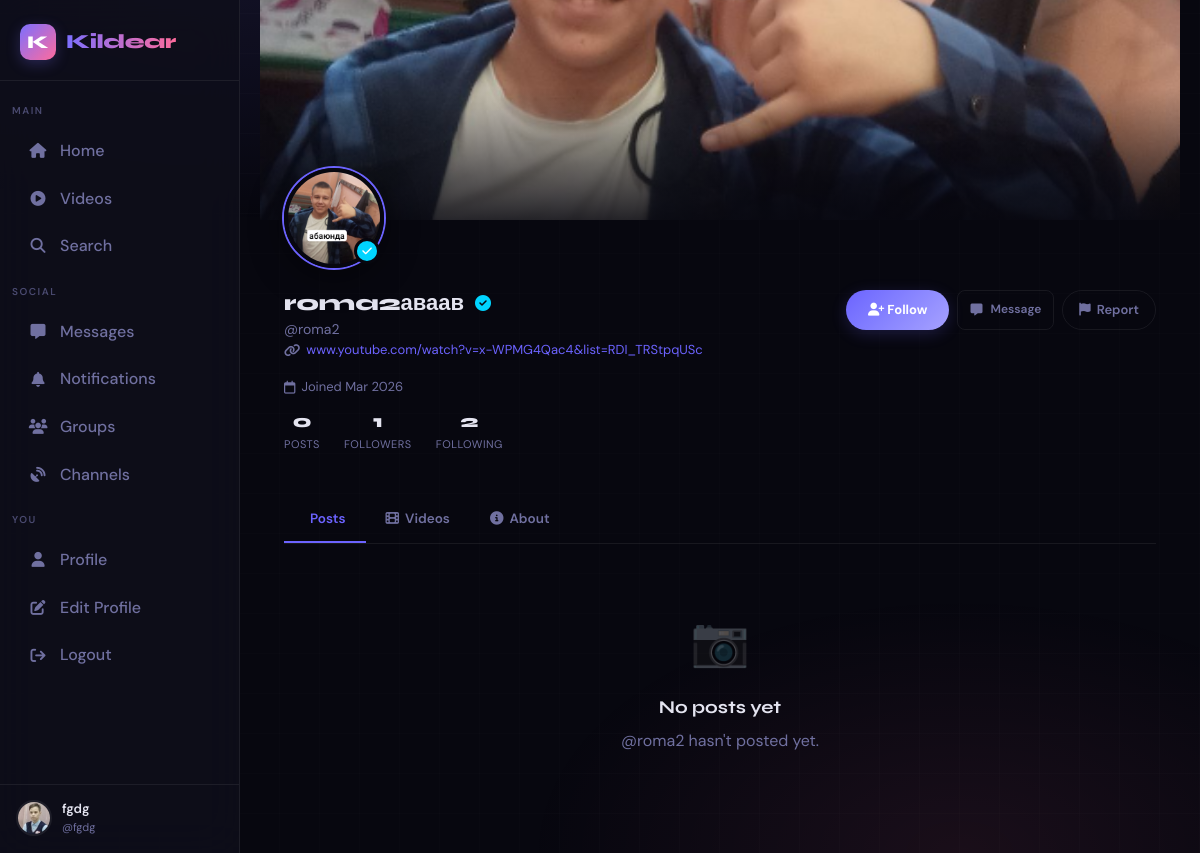
The app's page /u/roma2 (signed in) with its own data.
### app.py (models this page shows, shortened)
class User(UserMixin, db.Model):
    id              = db.Column(db.Integer, primary_key=True)
    username        = db.Column(db.String(40), unique=True, nullable=False)
    email           = db.Column(db.String(120), unique=True, nullable=False)
    password_hash   = db.Column(db.String(256), nullable=False)
    display_name    = db.Column(db.String(60), default="")
    bio             = db.Column(db.String(500), default="")
    avatar          = db.Column(db.String(300), default="/static/default_avatar.png")
    cover_photo     = db.Column(db.String(300), default="")
    website         = db.Column(db.String(200), default="")
    location        = db.Column(db.String(100), default="")
    accent_color    = db.Column(db.String(7), default="#6c63ff")
    is_private      = db.Column(db.Boolean, default=False)
    is_verified     = db.Column(db.Boolean, default=False)
    is_banned       = db.Column(db.Boolean, default=False)
    is_admin        = db.Column(db.Boolean, default=False)
    is_online       = db.Column(db.Boolean, default=False)
    last_seen       = db.Column(db.DateTime, default=datetime.utcnow)
    created_at      = db.Column(db.DateTime, default=datetime.utcnow)
    two_factor_enabled = db.Column(db.Boolean, default=False)
    two_factor_secret  = db.Column(db.String(32), nullable=True)
    failed_logins   = db.Column(db.Integer, default=0)
    locked_until    = db.Column(db.DateTime, nullable=True)
    posts          = db.relationship("Post", backref="author", lazy="dynamic",
                                     foreign_keys="Post.user_id")
    sent_msgs      = db.relationship("Message", backref="sender", lazy="dynamic",
                                     foreign_keys="Message.sender_id")
    recv_msgs      = db.relationship("Message", backref="receiver", lazy="dynamic",
                                     foreign_keys="Message.receiver_id")
    notifications  = db.relationship("Notification", backref="recipient", lazy="dynamic",
                                     foreign_keys="Notification.user_id")
    comments       = db.relationship("Comment", backref="author", lazy="dynamic")
    owned_groups   = db.relationship("Group", backref="owner", lazy="dynamic")
    owned_channels = db.relationship("Channel", backref="owner", lazy="dynamic")
    login_history  = db.relationship("LoginHistory", backref="user", lazy="dynamic")
    blocked_users = db.relationship(
        "User", secondary=blocks,
        primaryjoin=blocks.c.blocker_id == id,
        secondaryjoin=blocks.c.blocked_id == id,
        backref=db.backref("blocked_by", lazy="dynamic"),
        lazy="dynamic",
    )
    following = db.relationship(
        "User", secondary=follows,
        primaryjoin=follows.c.follower_id == id,
        secondaryjoin=follows.c.followed_id == id,
        backref=db.backref("followers", lazy="dynamic"),
        lazy="dynamic",
    )
    def is_following(self, user):
        return self.following.filter(follows.c.followed_id == user.id).count() > 0
    def is_blocked(self, user):
        return self.blocked_users.filter(blocks.c.blocked_id == user.id).count() > 0
    @property
    def follower_count(self):  return self.followers.count()
    @property
    def following_count(self): return self.following.count()
    @property
    def post_count(self):      return self.posts.count()

### app.py (the view)
@app.route("/u/<username>")
@login_required
def profile(username):
    user       = User.query.filter(func.lower(User.username) == username.lower()).first_or_404()
    is_blocked = current_user.is_blocked(user) if user.id != current_user.id else False
    page       = request.args.get("page", 1, type=int)
    tab        = request.args.get("tab", "posts")
    posts = videos = []
    if not is_blocked:
        posts  = user.posts.order_by(Post.created_at.desc()).paginate(
                     page=page, per_page=12, error_out=False)
        videos = user.posts.filter_by(media_type="video")\
                     .order_by(Post.created_at.desc()).limit(12).all()
    return render_template("profile.html", user=user, posts=posts, videos=videos,
                           is_own=(user.id == current_user.id),
                           is_following=current_user.is_following(user) if user.id != current_user.id else False,
                           is_blocked=is_blocked, tab=tab)

### app.py (called while the page is built, shortened)
def _get_client_ip() -> str:
    forwarded = request.headers.get('X-Forwarded-For', '')
    real_ip = request.headers.get('X-Real-IP', '')
    if real_ip:
        try:
            ip_address(real_ip)
            return real_ip
        except (ValueError, AddressValueError):
            pass
    return request.remote_addr or '0.0.0.0'

@app.before_request
def before_request_hook():
    ip = _get_client_ip()
    g.client_ip = ip
    security.track_concurrent(ip, +1)
    allowed, status = security.process_request(request)

@login_mgr.user_loader
def load_user(user_id):
    return db.session.get(User, int(user_id))

    def _is_trusted(self, ip_str: str) -> bool:
        try:
            addr = ip_address(ip_str)
            return any(addr in net for net in self.TRUSTED_NETWORKS)
        except (ValueError, AddressValueError):
            return False

    def track_concurrent(self, ip: str, delta: int):
        self._concurrent[ip] += delta
        if self._concurrent[ip] > 50:
            self._temp_ban(ip, f"connection flood ({self._concurrent[ip]} concurrent)")

    def process_request(self, req) -> tuple[bool, int]:
        ip = _get_client_ip()
        if self._is_trusted(ip):
            return True, 200

### templates/profile.html (shortened to what this page needs)
{% extends "base.html" %}
{% block content %}
<div class="profile-page">
  <div class="cover-wrap">
  </div>
  <div class="profile-header">
    <div class="avatar-wrap">
      <img src="{{ user.avatar }}" class="profile-avatar" alt="{{ user.username }}"/>
      {% if user.is_verified %}<div class="verified-badge"><i class="fa-solid fa-check"></i></div>{% endif %}
    </div>
    <div class="profile-meta">
      <div class="profile-info">
        <div class="display-name">
          {{ user.display_name or user.username }}
          {% if user.is_verified %}<i class="fa-solid fa-circle-check verified-icon" style="font-size:16px;color:var(--accent)"></i>{% endif %}
        </div>
        <div class="username-handle">@{{ user.username }}</div>
        <div class="profile-detail-row">
          {% if user.website %}<span><i class="fa-solid fa-link"></i> <a href="{{ user.website }}" target="_blank" rel="noopener">{{ user.website|replace('https://','') }}</a></span>{% endif %}
          <span><i class="fa-regular fa-calendar"></i> Joined {{ user.created_at.strftime('%b %Y') }}</span>
        </div>
        <div class="profile-stats">
          <div class="stat-item">
            <span class="stat-value">{{ user.post_count }}</span>
            <span class="stat-label">Posts</span>
          </div>
          <div class="stat-item" onclick="showFollowers()">
            <span class="stat-value">{{ user.follower_count }}</span>
            <span class="stat-label">Followers</span>
          </div>
          <div class="stat-item" onclick="showFollowing()">
            <span class="stat-value">{{ user.following_count }}</span>
            <span class="stat-label">Following</span>
          </div>
        </div>
      </div>
      <div class="profile-actions">
        {% if is_own %}
          <a href="{{ url_for('edit_profile') }}" class="btn btn-outline">
            <i class="fa-solid fa-pen"></i> Edit Profile
          </a>
        {% else %}
          <div style="display: flex; gap: 8px; flex-wrap: wrap;">
            <button class="btn-follow {% if is_following %}unfollow-state{% else %}follow-state{% endif %}"
                    id="followBtn"
                    onclick="toggleFollow('{{ user.username }}')">
              {% if is_following %}
                <i class="fa-solid fa-user-minus"></i> Unfollow
              {% else %}
                <i class="fa-solid fa-user-plus"></i> Follow
              {% endif %}
            </button>
            <a href="{{ url_for('chat', username=user.username) }}" class="btn btn-outline btn-sm">
              <i class="fa-solid fa-message"></i> Message
            </a>
            <a href="{{ url_for('report_user', user_id=user.id) }}" class="btn-report">
              <i class="fa-solid fa-flag"></i> Report
            </a>
          </div>
        {% endif %}
      </div>
    </div>
  </div>
  <div class="profile-tabs">
    <a href="?tab=posts"   class="tab-btn {% if tab=='posts'  %}active{% endif %}"> Posts</a>
    <a href="?tab=videos"  class="tab-btn {% if tab=='videos' %}active{% endif %}"><i class="fa-solid fa-film"></i> Videos</a>
    <a href="?tab=about"   class="tab-btn {% if tab=='about'  %}active{% endif %}"><i class="fa-solid fa-circle-info"></i> About</a>
  </div>
  {% if tab == 'posts' or not tab %}
    {% if posts.items %}
    <div class="posts-grid">
      {% for post in posts.items %}
      <a href="{{ url_for('view_post', post_id=post.id) }}" class="grid-item">
        {% if post.media_type == 'image' %}
          <img src="{{ post.media_url }}" alt="Post" loading="lazy"/>
        {% elif post.media_type == 'video' %}
          <video src="{{ post.media_url }}" muted preload="none"></video>
          <div class="video-badge"><i class="fa-solid fa-play"></i></div>
        {% else %}
          <div style="width:100%;height:100%;background:var(--surface2);display:flex;align-items:center;justify-content:center;padding:16px;font-size:13px;color:var(--text-muted);text-align:center;line-height:1.5;">
            {{ post.content[:80] }}{% if post.content|length > 80 %}…{% endif %}
          </div>
        {% endif %}
        <div class="grid-item-overlay">
          <span class="stat"><i class="fa-solid fa-heart"></i> {{ post.like_count }}</span>
          <span class="stat"><i class="fa-solid fa-comment"></i> {{ post.comment_count }}</span>
        </div>
      </a>
      {% endfor %}
    </div>
    {% if posts.has_next or posts.has_prev %}
    <div style="display:flex;justify-content:center;gap:10px;padding:16px;">
      {% if posts.has_prev %}<a href="?tab=posts&page={{ posts.prev_num }}" class="btn btn-outline btn-sm">← Previous</a>{% endif %}
      {% if posts.has_next %}<a href="?tab=posts&page={{ posts.next_num }}" class="btn btn-outline btn-sm">Next →</a>{% endif %}
    </div>
    {% endif %}
    {% else %}
    <div class="empty-state">
      <div class="empty-icon">📷</div>
      <h3>No posts yet</h3>
      <p>{% if is_own %}Share your first post!{% else %}@{{ user.username }} hasn't posted yet.{% endif %}</p>
    </div>
    {% endif %}
  {% endif %}
</div>
{% endblock %}

### templates/base.html (shortened to what this page needs)
<!DOCTYPE html>
<html lang="en" data-theme="dark">
<head>
  <link rel="stylesheet" href="https://cdnjs.cloudflare.com/ajax/libs/font-awesome/6.5.0/css/all.min.css"/>
</head>
<body>
<nav class="sidebar" id="sidebar">
  <a href="{{ url_for('index') }}" class="sidebar-logo">
    <div class="logo-mark">K</div>
    <span class="logo-text">Kildear</span>
  </a>
  <span class="nav-section">Main</span>
  <a href="{{ url_for('index') }}"
     class="nav-item {% if request.endpoint == 'index' %}active{% endif %}">
    <i class="fa-solid fa-house"></i> Home
  </a>
  <a href="{{ url_for('video_feed') }}"
     class="nav-item {% if request.endpoint == 'video_feed' %}active{% endif %}">
    <i class="fa-solid fa-play-circle"></i> Videos
  </a>
  <a href="{{ url_for('search') }}"
     class="nav-item {% if request.endpoint == 'search' %}active{% endif %}">
    <i class="fa-solid fa-magnifying-glass"></i> Search
  </a>
  <span class="nav-section">Social</span>
  <a href="{{ url_for('chat_list') }}"
     class="nav-item {% if 'chat' in request.endpoint %}active{% endif %}">
    <i class="fa-solid fa-message"></i> Messages
  </a>
  <a href="{{ url_for('notifications') }}"
     class="nav-item {% if request.endpoint == 'notifications' %}active{% endif %}">
    <i class="fa-solid fa-bell"></i> Notifications
  </a>
  <a href="{{ url_for('groups') }}"
     class="nav-item {% if 'group' in request.endpoint %}active{% endif %}">
    <i class="fa-solid fa-users"></i> Groups
  </a>
  <a href="{{ url_for('channels') }}"
     class="nav-item {% if 'channel' in request.endpoint %}active{% endif %}">
    <i class="fa-solid fa-satellite-dish"></i> Channels
  </a>
  {% if current_user.is_authenticated %}
  <span class="nav-section">You</span>
  <a href="{{ url_for('profile', username=current_user.username) }}"
     class="nav-item {% if request.endpoint == 'profile' and request.view_args.get('username') == current_user.username %}active{% endif %}">
    <i class="fa-solid fa-user"></i> Profile
  </a>
  <a href="{{ url_for('edit_profile') }}"
     class="nav-item {% if request.endpoint == 'edit_profile' %}active{% endif %}">
    <i class="fa-solid fa-pen-to-square"></i> Edit Profile
  </a>
  <a href="{{ url_for('logout') }}" class="nav-item">
    <i class="fa-solid fa-arrow-right-from-bracket"></i> Logout
  </a>
  <div class="sidebar-user">
    <img src="{{ current_user.avatar }}" alt="" class="avatar"/>
    <div class="sidebar-user-info">
      <div class="name truncate">{{ current_user.display_name or current_user.username }}</div>
      <div class="handle">@{{ current_user.username }}</div>
    </div>
  </div>
  {% endif %}
</nav>
<div class="app-shell">
  <div class="main-content">
    {% block content %}{% endblock %}
  </div>
</div>
</body>
</html>

### records on screen
User: avatar (picture), display_name "fgdg", username "fgdg"
User: avatar (picture), display_name "roma2аваав", username "roma2", website "www.youtube.com/watch?v=x-WPMG4Qac4&list=RDI_TRStpqUSc", created_at "Mar 2026"

### other values on screen
{{ user.post_count }} "0"
{{ user.follower_count }} "1"
{{ user.following_count }} "2"
